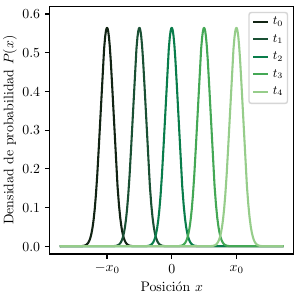

The Python source for this figure:
import numpy as np
import scipy as sp

import matplotlib as mpl
#mpl.use('Agg')
import matplotlib.lines as mlines
import matplotlib.cm as cmaps
import matplotlib.colors as clr
import matplotlib.pyplot as plt
from mpl_toolkits.mplot3d import Axes3D  # noqa: F401 unused import
import cmocean

mpl.rcParams['text.usetex'] = True
#mpl.rcParams['text.latex.unicode'] = True # default in 3.0+
mpl.rcParams['font.size'] = 10
mpl.rcParams['font.family'] = 'serif'
mpl.rcParams['font.serif'] = 'cm'
mpl.rcParams['legend.fontsize'] = 9

figsize = (3.0, 3.0)
default_pad = 0.2

# =============================================================================
def lighten_color(color, amount=0.5):
    """
    Lightens the given color by multiplying (1-luminosity) by the given amount.
    Input can be matplotlib color string, hex string, or RGB tuple.

    Examples:
    >> lighten_color('g', 0.3)
    >> lighten_color('#F034A3', 0.6)
    >> lighten_color((.3,.55,.1), 0.5)
    """
    import matplotlib.colors as mc
    import colorsys
    try:
        c = mc.cnames[color]
    except:
        c = color
    c = colorsys.rgb_to_hls(*mc.to_rgb(c))
    return colorsys.hls_to_rgb(c[0], 1 - amount * (1 - c[1]), c[2])

# =============================================================================
hbar = 1
m = 1
omega = 1

Norm = np.sqrt((m*omega)/(hbar*np.pi))
Exp = (m*omega)/(hbar)
sdv = np.sqrt(hbar/(2*m*omega))

Np = 5000
x0 = round(10*sdv)
DX = round(7*sdv)
x = np.linspace(-x0 - DX, x0 + DX, Np)

psi0 = lambda x, xc: Norm*np.exp(-Exp*(x - xc)**2)

xc = np.linspace(-x0, x0, 5, endpoint=True)
psi0t = np.zeros((x.size, xc.size))
for i, xci in enumerate(xc):
  psi0t[:, i] = psi0(x, xci)

xtickpos = [-x0, 0, x0]
xticklbl = ['$-x_0$', '$0$', '$x_0$']
root_color = 'black'
styles_root = ['-', '--', '-.']
colors = [None]*xc.size
styles = [None]*xc.size
for idx in range(xc.size):
  #colors[idx] = lighten_color(root_color, 1.0 - idx*0.15)
  colors[idx] = cmocean.cm.algae_r(idx/(xc.size))
  #colors[idx] = cmaps.magma(idx/(xc.size-1))
  #styles[idx] = styles_root[idx % len(styles_root)]
  styles[idx] = '-'

# =============================================================================
plt.figure(figsize=figsize)

curves = [None]*xc.size
for t in (range(xc.size)):
  curves[t] = plt.plot(x, psi0t[:,t], styles[t], color=colors[t], label=f'$t_{t}$')

#plt.grid()
plt.xlabel('Posición $x$')
plt.ylabel('Densidad de probabilidad $P(x)$')
plt.xticks(xtickpos, xticklbl)
plt.ylim(-0.02, 0.62)
plt.legend(handlelength=1.0, handletextpad=0.5)
plt.tight_layout(pad=default_pad)
plt.savefig('coherent_oscillation.pdf')

# =============================================================================

#fig = plt.figure(figsize=figsize)
fig = plt.figure()
ax = fig.gca(projection='3d')

curves = [None]*xc.size
tlbls = [None]*xc.size
tpos = [None]*xc.size
for t in (range(xc.size)):
  tlbl = f'$t_{t}$'
  curves[t] = ax.plot(x, psi0t[:,t], zs=t, zdir='x', label=tlbl)
  tlbls[t] = tlbl
  tpos[t] = t

ax.set_xlabel('Tiempo $t$')
ax.set_ylabel('Posición $x$')
ax.set_zlabel('Densidad de probabilidad $P(x)$')

#ax.set_xlim(-0.02, 0.62)
ax.set_xticks(tpos)
ax.set_xticklabels(tlbls)
ax.set_yticks(xtickpos)
ax.set_yticklabels(xticklbl)

ax.view_init(elev=30., azim=-20)
#fig.legend(handlelength=1.0, handletextpad=0.5)
#fig.tight_layout(pad=default_pad)
fig.tight_layout()
#fig.savefig('coherent_oscillation_3d.pdf')
fig.show()
